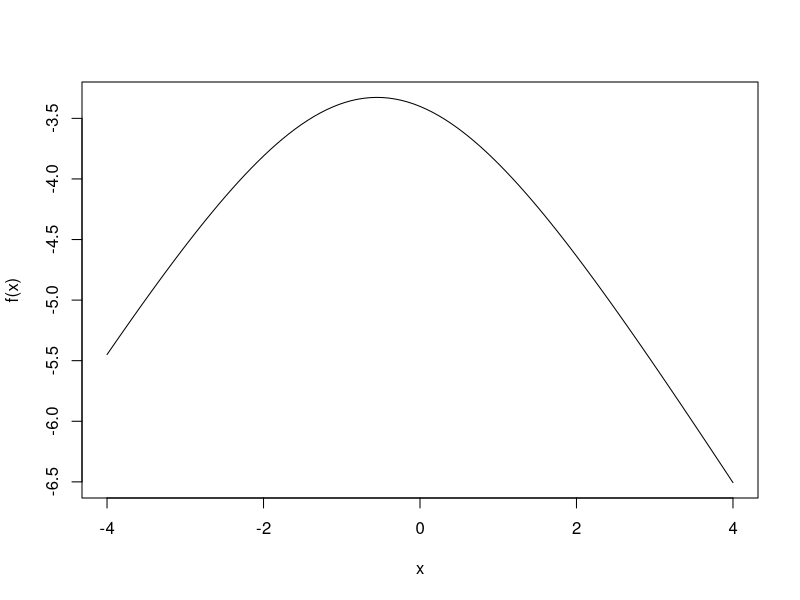
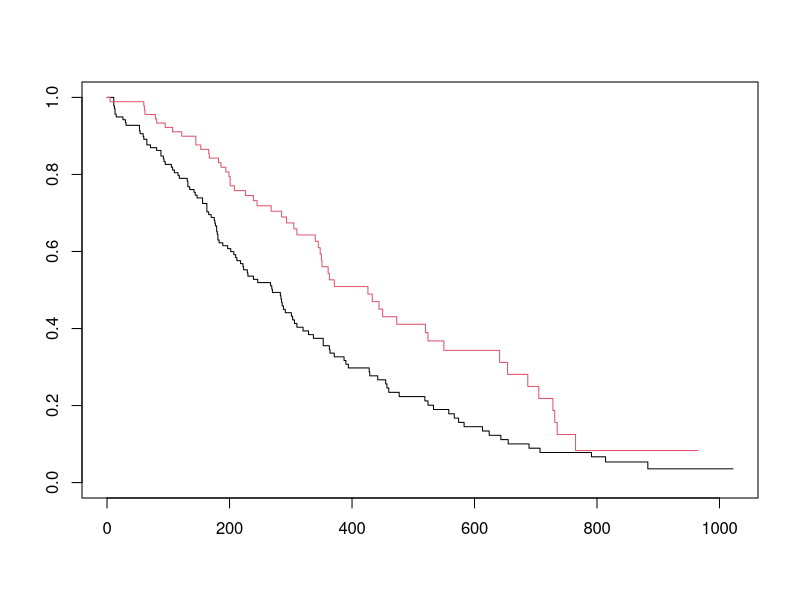
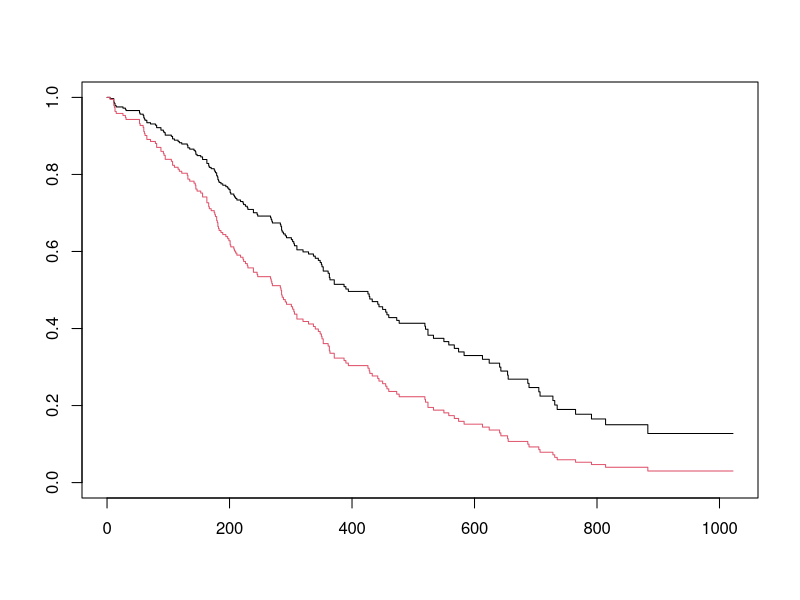
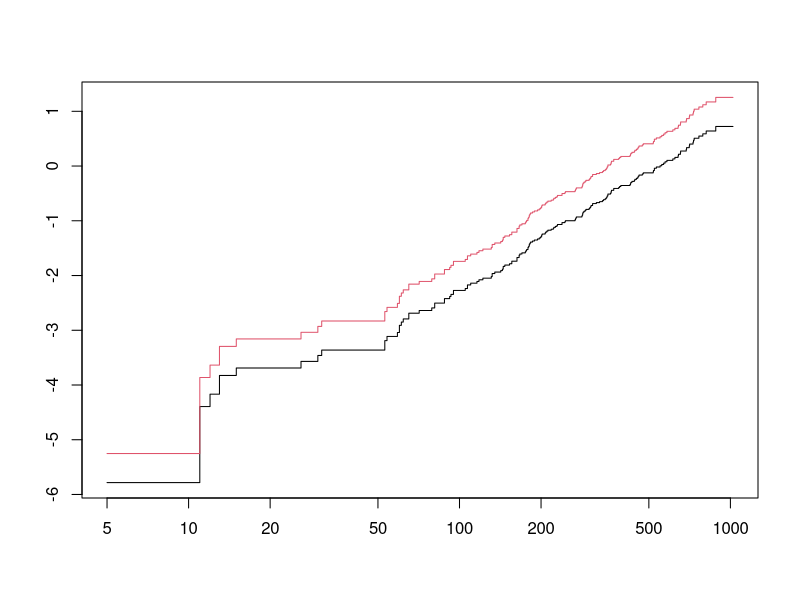

Here is the R script that generated these plots, in order:
## ---- chunk 1
library(tidyverse)
library(maxLik)
library(survival)
## ---- chunk 2
dat <- data.frame(ratID = paste0("rat", 1:5),
                  time = c(55, 50, 70, 120, 110),
                  failure = c(0, 1, 1, 0, 1),
                  group = c(0, 1, 0, 1, 1))
## ---- chunk 3
sum(dat$failure)
## ---- chunk 4
dat <- rename(dat, x = group)
dat
## ---- chunk 5
dat.events <- subset(dat, failure == 1)
## ---- chunk 6
pLogLik <- function(beta) {

  numerator <- with(dat.events, x * beta)
  denominator <- rep(NA_real_, length(numerator))

  for(j in seq_along(denominator)) {
  
    tj <- dat.events[j, "time"]
    risk_set <- subset(dat, time >= tj)

    theta_j <- with(risk_set, exp(x * beta))
    denominator[j] <- log(sum(theta_j))

  }

  return(sum(numerator - denominator))
}
## ---- chunk 7
#debugonce(pLogLik)
## ---- chunk 8
pLogLik(-1)
## ---- chunk 9
f <- Vectorize(pLogLik)
curve(f, from = -4, to = 4)
## ---- chunk 10
fit.ML <- maxLik(pLogLik, start = c(beta = 0))
summary(fit.ML)
## ---- chunk 11
exp(unname(fit.ML$estimate))
## ---- chunk 12
fit.cph <- coxph(Surv(time, failure) ~ x, data = dat)
summary(fit.cph)
## ---- chunk 13
LRT <- 2 * (fit.ML$maximum - pLogLik(0))
data.frame(LRT = LRT,
           pvalue = pchisq(LRT, df = 1, lower.tail = FALSE))
## ---- chunk 14
dat <- data.frame(time = c(6, 7, 10, 15, 19, 25),
                  event = c(1, 0, 1, 1, 0, 1),
                  age = c(67, 62, 34, 41, 46, 28))
## ---- chunk 15
fit <- coxph(Surv(time, event) ~ age, data = dat)
summary(fit)
## ---- chunk 16
dat <- mutate(dat, age_dec = age / 10)
summary(coxph(Surv(time, event) ~ age_dec, data = dat))
## ---- chunk 17
library(survival)

dat <- lung
dat$sex <- factor(dat$sex, levels = 1:2, labels = c("m", "f"))
## ---- chunk 18
sfit <- survfit(Surv(time, status) ~ sex, data = dat)
plot(sfit, col = 1:2)
## ---- chunk 19
fit.cph <- coxph(Surv(time, status) ~ sex, data = dat)
summary(fit.cph)

data_new <- data.frame(sex = factor(c("f", "m")))
pred.cph <- survfit(fit.cph, newdata = data_new, type = "aalen")

plot(pred.cph, col = 1:2)
## ---- chunk 20
plot(pred.cph, fun = "cloglog", col = 1:2)
